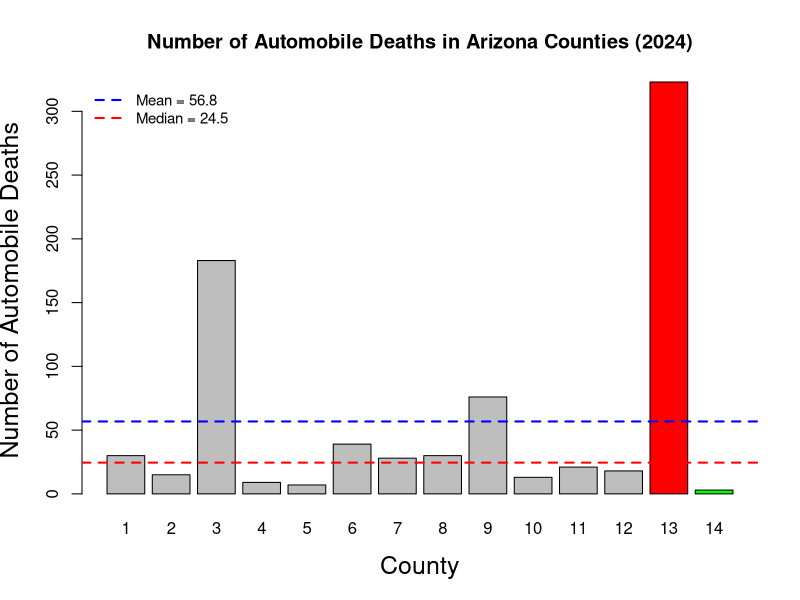
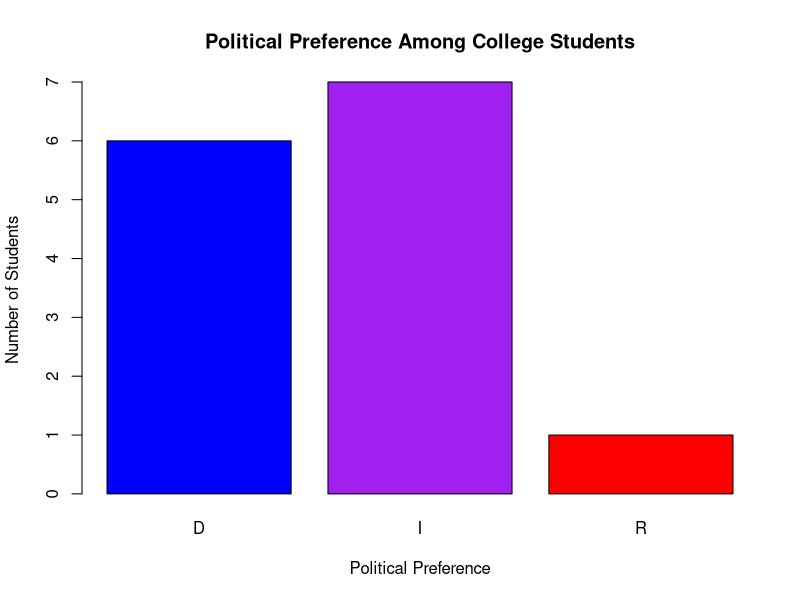

R code for these plots, in order:
## ---- chunk 1
# clear environment
rm(list = ls())
## ---- chunk 2
# Load any R Packages you may need
require(dplyr)
require(ggplot2)
## ---- chunk 3
# Type your code here
autodths <- data.frame(
  county = c(1, 2, 3, 4, 5, 6, 7, 8, 9, 10, 11, 12, 13, 14),
  county_death = c(30, 15, 183, 9, 7, 39, 28, 30, 76, 13, 21, 18, 323, 3)
)
## ---- chunk 4
# Type your code here
mean_death <- mean(autodths$county_death)
## ---- chunk 5
# Type your code here
median_death <- median(autodths$county_death)
## ---- chunk 6
colors <- ifelse(autodths$county_death == max(autodths$county_death), 
                 "red",
                 ifelse(autodths$county_death == min(autodths$county_death),
                        "green",
                        "grey"))

chart <- barplot(autodths$county_death,
        names.arg = autodths$county,
        xlab = "County",
        ylab = "Number of Automobile Deaths",
        main = "Number of Automobile Deaths in Arizona Counties (2024)",
        col = colors,
        cex.lab = 1.5
        )
abline(h = mean(autodths$county_death),
                      col = "blue",
                      lty = 2,
                      lwd = 2
                      )
abline(h = median(autodths$county_death),
       col = "red",
       lty = 2,
       lwd = 2
       )
legend("topleft",
       legend = c(paste("Mean =", round(mean_death, 1)),
                  paste("Median =", round(median_death, 2))),
       col = c("blue", "red"),
       lty = c(2, 2),      # Both dashed
       lwd = c(2, 2),      # Both width 2
       bty = "n",          # No box
       cex = 0.9)
## ---- chunk 7
# Type your code here
polpref <- data.frame(
  preference = c("D", "I", "I", "D", "I", "D", "I", "I", "I", "D", "I", "R", "D", "D")
)
## ---- chunk 8
# Type your code here
polpref <- polpref %>%
  group_by(preference) %>%
  tally()
polpref
## ---- chunk 9
colors <- ifelse(polpref$preference == "D", "blue", ifelse(polpref$preference == "I", "purple", "red"))
barplot(polpref$n,
        names.arg = polpref$preference,
        xlab = "Political Preference",
        ylab = "Number of Students",
        main = "Political Preference Among College Students",
        col = colors)
